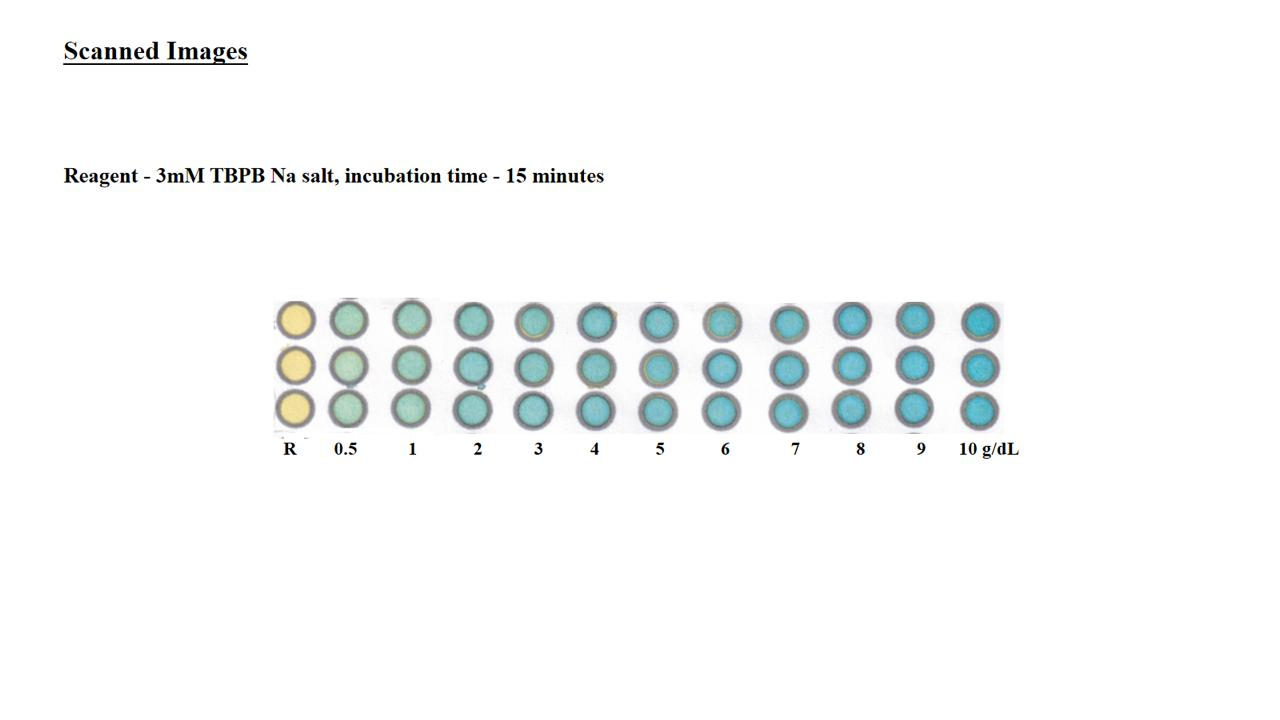
#> input picture Backend/temp_input.png, 1280 x 720 px
$ python -i well_detect.py   (imports and definitions only)
#> lines starting #> are read from the running program, lines starting #| are printed output that depends on the picture; after the words box and inside, x2 and y2 are one past the last pixel; in counts of white or black regions, pixels touching at a corner belong together
import cv2
import math
import numpy as np
from sklearn.cluster import DBSCAN

# ==== CONSTANTS (matching reference notebook) ====
INNER_SCALE = 0.72      # MUST match reference (was incorrectly changed to 0.65)
MIN_BLOB_AREA = 60      # Minimum blob area filter
EXPECTED_COLS = 12      # Expected wells per row (6x12 well plate = 72 wells total)

# ==== UTILITY FUNCTIONS ====

def to_hsv(img_bgr):
    return cv2.cvtColor(img_bgr, cv2.COLOR_BGR2HSV)

def mask_from_hsv(hsv, s_thresh=30, v_thresh=30):
    """Create mask from HSV saturation and value channels"""
    s = hsv[:,:,1]
    v = hsv[:,:,2]
    return ((s > s_thresh) & (v > v_thresh)).astype(np.uint8) * 255

def morphological_clean(mask, open_k=3, close_k=5):
    """Apply morphological open and close operations"""
    ko = cv2.getStructuringElement(cv2.MORPH_ELLIPSE, (open_k,open_k))
    kc = cv2.getStructuringElement(cv2.MORPH_ELLIPSE, (close_k,close_k))
    m_open = cv2.morphologyEx(mask, cv2.MORPH_OPEN, ko, iterations=1)
    m_close = cv2.morphologyEx(m_open, cv2.MORPH_CLOSE, kc, iterations=1)
    return m_close

def contours_to_circles(contours, area_min=MIN_BLOB_AREA, circ_min=0.3):
    """Convert contours to circular blobs with area and circularity filters"""
    blobs = []
    for c in contours:
        area = cv2.contourArea(c)
        if area < area_min:
            continue
        peri = cv2.arcLength(c, True)
        if peri == 0:
            continue
        circ = 4 * math.pi * area / (peri * peri)
        if circ < circ_min:
            continue
        (x,y), r = cv2.minEnclosingCircle(c)
        blobs.append((int(x), int(y), int(r)))
    return sorted(blobs, key=lambda b: b[0])

def hough_fallback(img, dp=1.2, minDist=24, param1=80, param2=26, minR=12, maxR=60):
    """Hough circle detection fallback if contour-based method finds too few"""
    gray = cv2.cvtColor(img, cv2.COLOR_BGR2GRAY)
    blur = cv2.GaussianBlur(gray, (5,5), 1.2)
    circles = cv2.HoughCircles(
        blur, cv2.HOUGH_GRADIENT,
        dp=dp, minDist=minDist,
        param1=param1, param2=param2,
        minRadius=minR, maxRadius=maxR
    )
    if circles is None:
        return []
    return [(int(x),int(y),int(r)) for x,y,r in circles[0]]

def cluster_rows(blobs):
    """Cluster blobs into horizontal rows using Y coordinate DBSCAN"""
    if len(blobs) == 0:
        return []
    ys = np.array([b[1] for b in blobs]).reshape(-1,1)
    rs = np.array([b[2] for b in blobs])
    eps = max(6.0, np.median(rs)) * 1.8
    labels = DBSCAN(eps=eps, min_samples=2).fit(ys).labels_

    rows = {}
    for lbl, blob in zip(labels, blobs):
        if lbl == -1:
            continue
        rows.setdefault(lbl, []).append(blob)

    return [sorted(v, key=lambda b: b[0])
            for k,v in sorted(rows.items(), key=lambda x: np.mean([b[1] for b in x[1]]))]

# ==== MAIN DETECTION FUNCTION ====

def detect_rows_and_wells(img):
    """Detect well plates: HSV mask -> contours -> blobs -> rows"""
    hsv = to_hsv(img)
    mask = mask_from_hsv(hsv, s_thresh=30, v_thresh=30)
    clean = morphological_clean(mask)

    contours, _ = cv2.findContours(clean, cv2.RETR_EXTERNAL, cv2.CHAIN_APPROX_SIMPLE)
    blobs = contours_to_circles(contours)

    # Hough fallback if we found too few
    if len(blobs) < EXPECTED_COLS:
        hough_blobs = hough_fallback(img)
        # Only add Hough circles if they don't duplicate existing blobs
        for hb in hough_blobs:
            hx, hy, hr = hb
            is_duplicate = False
            for b in blobs:
                if np.hypot(b[0]-hx, b[1]-hy) < 0.6*max(b[2], hr):
                    is_duplicate = True
                    break
            if not is_duplicate:
                blobs.append(hb)

    blobs = sorted(set(blobs), key=lambda b:(b[1], b[0]))
    return cluster_rows(blobs)
    if scale_factor > 1.0:
        blobs = [(int(x*scale_factor), int(y*scale_factor), int(r*scale_factor)) for x, y, r in blobs]

    blobs = sorted(set(blobs), key=lambda b:(b[1], b[0]))
    return cluster_rows(blobs)

>>> import cv2
>>> picture = cv2.imread('temp_input.png')
#> picture is the input picture: shape (720, 1280, 3); mean B, G, R 248.9, 248.9, 247.5
>>> result = detect_rows_and_wells(picture)
#> in to_hsv, `return cv2.cvtColor(img_bgr, cv2.COLOR_BGR2HSV)`: returned value: shape (720, 1280, 3); mean H, S, V 9.7, 3.7, 249.4
#> in mask_from_hsv, `s = hsv[:,:,1]`:
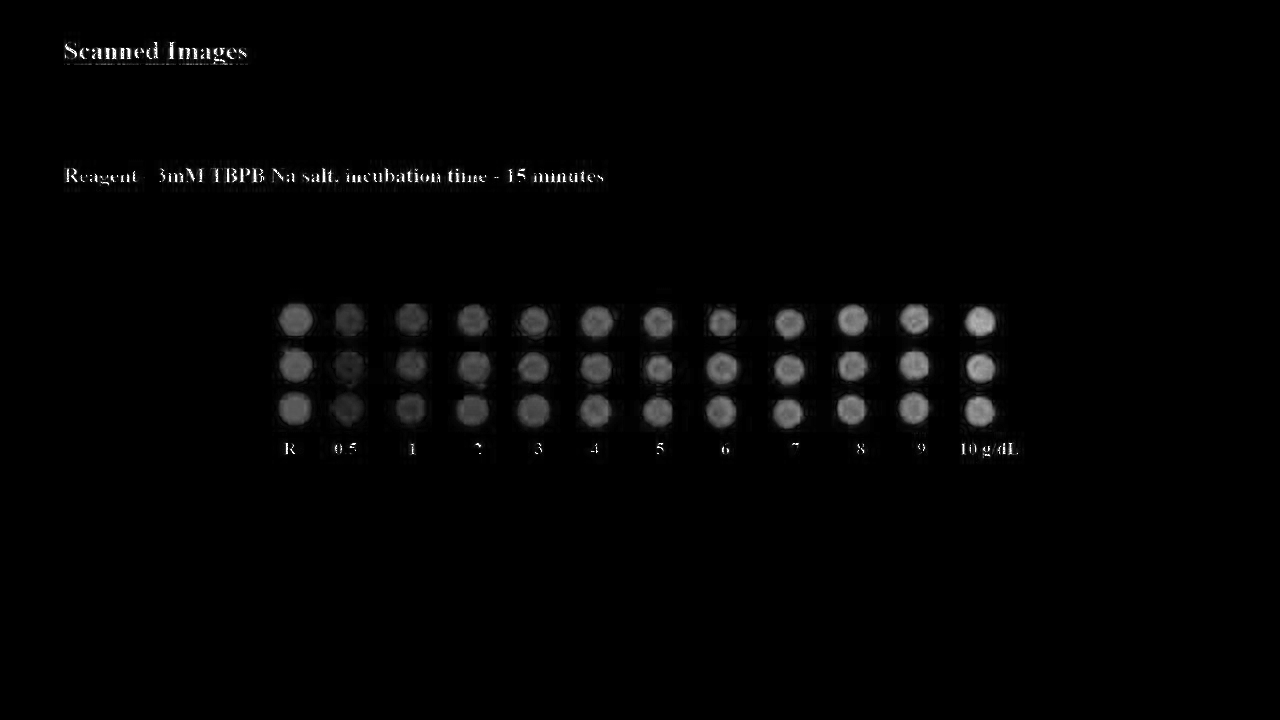
#> s: shape (720, 1280); min 0, max 255, mean 3.7
#> in mask_from_hsv, `v = hsv[:,:,2]`:
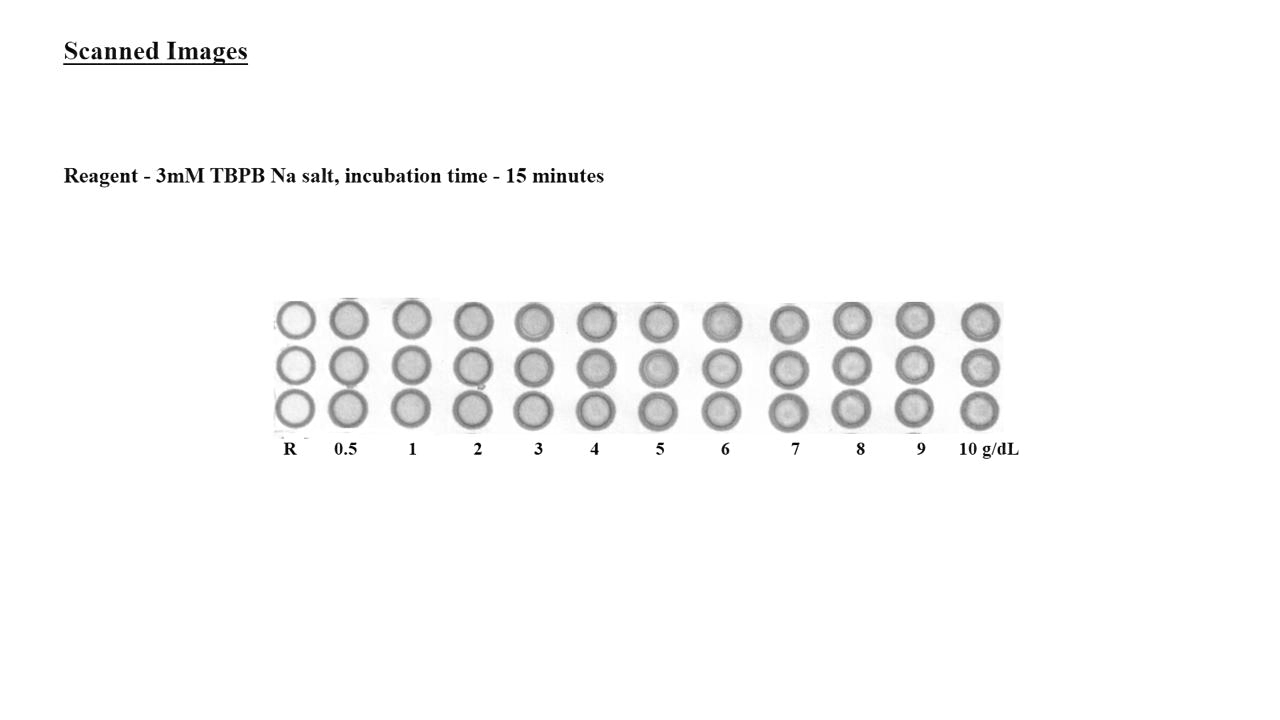
#> v: shape (720, 1280); min 0, max 255, mean 249.4
#> in mask_from_hsv, `return ((s > s_thresh) & (v > v_thresh)).astype(np.uint8) * 255`:
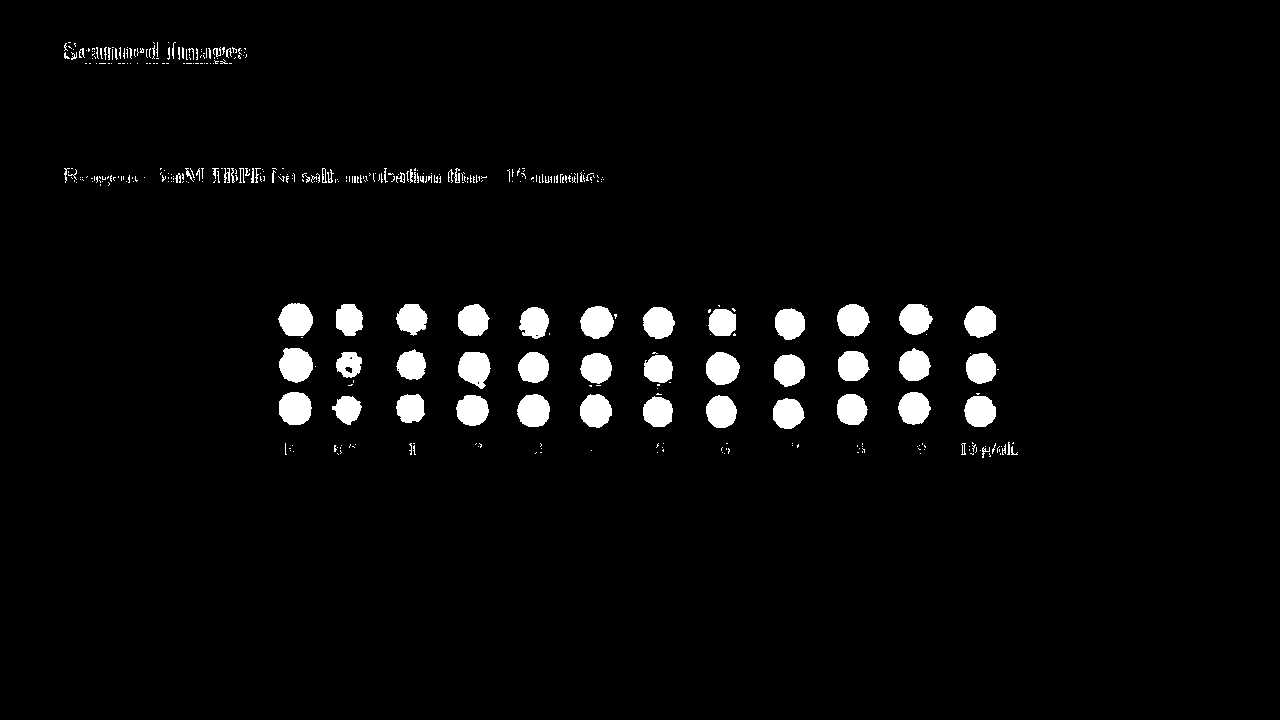
#> returned value: shape (720, 1280); 3.3% white; 415 white regions (337 under 20 px), largest, box (x1, y1, x2, y2) and area: (279, 348, 313, 383) 919, (278, 303, 313, 336) 901, (279, 392, 312, 425) 890
#> in morphological_clean, `m_open = cv2.morphologyEx(mask, cv2.MORPH_OPEN, ko, iterations=1)`:
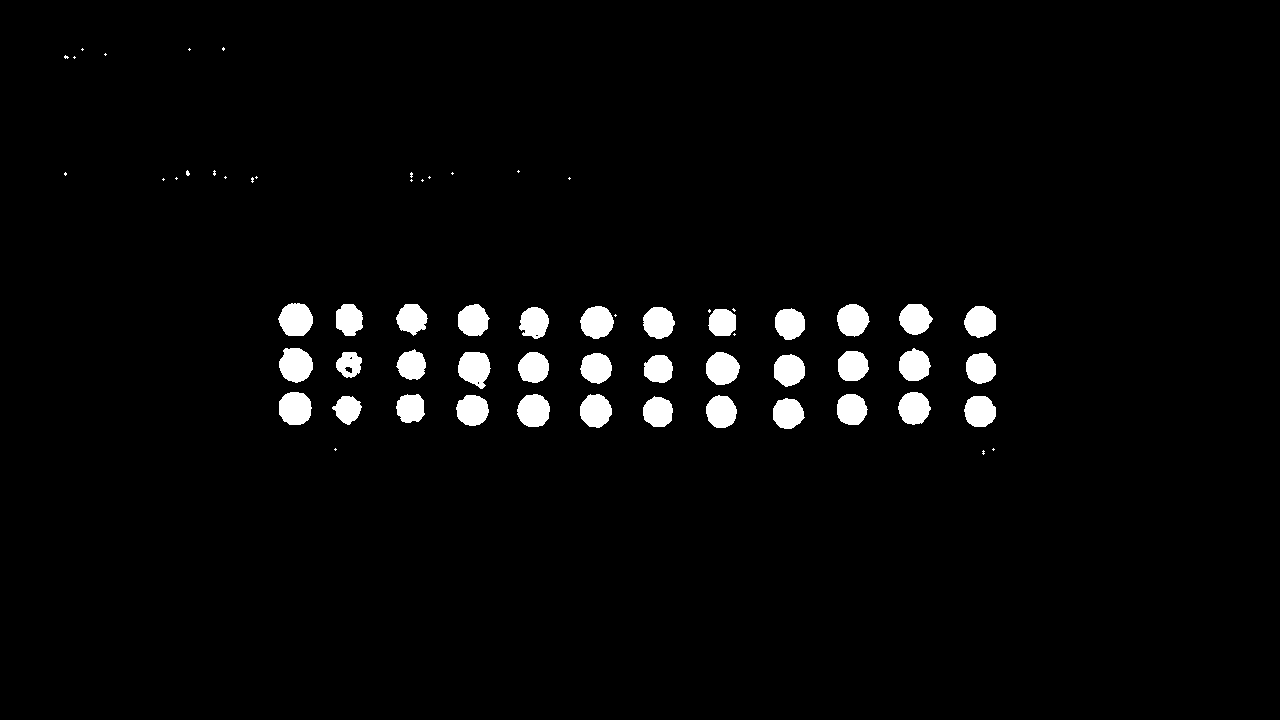
#> m_open: shape (720, 1280); 3% white; 64 white regions (28 under 20 px), largest, box (x1, y1, x2, y2) and area: (279, 348, 313, 383) 917, (278, 303, 313, 336) 901, (279, 392, 312, 425) 888
#> in morphological_clean, `m_close = cv2.morphologyEx(m_open, cv2.MORPH_CLOSE, kc, iterations=1)`: m_close: shape (720, 1280); 3% white; 58 white regions (20 under 20 px)
#> in detect_rows_and_wells, `contours, _ = cv2.findContours(clean, cv2.RETR_EXTERNAL, cv2.CHAIN_APP..`: contours = 58 contours, 22 with area under 20; largest, box (x1, y1, x2, y2) and area: (279, 348, 313, 383) 867, (278, 303, 313, 336) 852, (279, 392, 312, 425) 840, (458, 352, 491, 389) 837, (706, 352, 740, 385) 818
#> the loop in contours_to_circles, `for c in contours:` made 58 passes
#> (area, peri, circ, x, y, r) on passes 4 to 15: (710.5, 101.5, 0.867, 788.2, 412.8, 16.37), (749.5, 103.8, 0.873, 979.5, 410.6, 16.39), (683, 99.25, 0.871, 657.9, 411.4, 15.85), (532.5, 93.15, 0.771, 346.8, 409.2, 14.99), (749, 102.9, 0.889, 720.8, 411.2, 16.47), (751.5, 104.7, 0.862, 472, 409.5, 16.38), (719, 101.3, 0.881, 851.2, 409.3, 16.18), (782, 106.6, 0.865, 594.5, 410.5, 17.1), (813.5, 107.5, 0.885, 533.6, 410.2, 17.01), (622.5, 99.01, 0.798, 410, 407.5, 15.69), (774, 106.6, 0.856, 913.9, 408, 16.59), (840.5, 108.7, 0.894, 294.7, 408.1, 17.22)
#> after the loop in contours_to_circles, `for c in contours:`: blobs = 36 items, first 6: (788, 412, 16), (979, 410, 16), (657, 411, 15), (346, 409, 14), (720, 411, 16), (472, 409, 16)
#> in detect_rows_and_wells, `blobs = contours_to_circles(contours)`: blobs = 36 items, first 6: (294, 408, 17), (294, 363, 18), (295, 319, 17), (346, 409, 14), (348, 319, 16), (349, 363, 13)
#> in detect_rows_and_wells, `blobs = sorted(set(blobs), key=lambda b:(b[1], b[0]))`: blobs = 36 items, first 6: (411, 318, 16), (915, 318, 16), (295, 319, 17), (348, 319, 16), (473, 319, 16), (852, 319, 16)
#> in cluster_rows, `ys = np.array([b[1] for b in blobs]).reshape(-1,1)`: ys = 36 values from 318 to 412
#> in cluster_rows, `rs = np.array([b[2] for b in blobs])`: rs = 36 values, max 19 at index 22, min 13 at index 13, mean 16.08
#> in cluster_rows, `eps = max(6.0, np.median(rs)) * 1.8`: eps = 28.8
#> in cluster_rows, `labels = DBSCAN(eps=eps, min_samples=2).fit(ys).labels_`: labels = 36 values from 0 to 2
#> the loop in cluster_rows, `for lbl, blob in zip(labels, blobs):` made 36 passes
#> (lbl, blob) on passes 1 to 12: (0, (411, 318, 16)), (0, (915, 318, 16)), (0, (295, 319, 17)), (0, (348, 319, 16)), (0, (473, 319, 16)), (0, (852, 319, 16)), (0, (598, 321, 18)), (0, (721, 321, 18)), (0, (980, 321, 16)), (0, (533, 322, 16)), (0, (658, 322, 16)), (0, (788, 323, 16))
#> after the loop in cluster_rows, `for lbl, blob in zip(labels, blobs):`: rows = 3 items
#> result = 3 items
